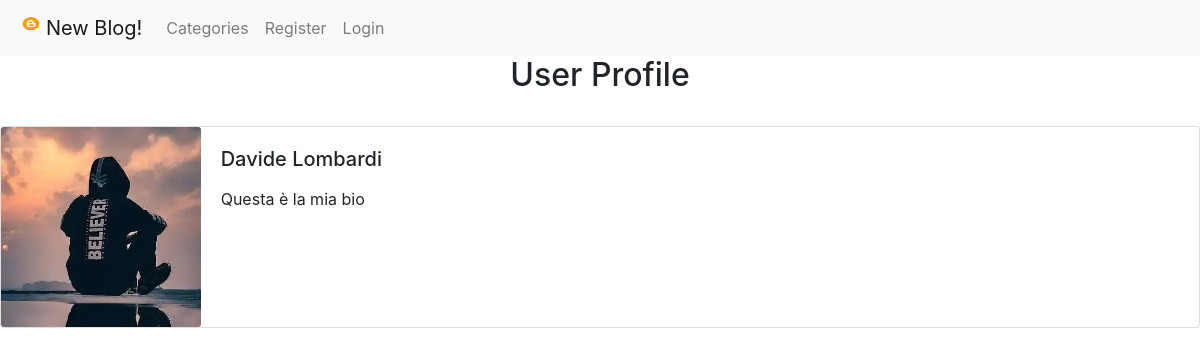
The page /1/profile/ on the database its author committed.
### blog/models.py (models this page shows, shortened)
class Profile(models.Model):
    user = models.OneToOneField(User, null='True', on_delete=models.CASCADE)
    bio = models.TextField()
    profile_pic = models.ImageField(blank=True, null=True, upload_to="images/profile/")
    instagram = models.CharField(max_length=200, blank=True, null=True)
    facebook = models.CharField(max_length=200, blank=True, null=True)
    twitter = models.CharField(max_length=200, blank=True, null=True)

### account/views.py (the view)
# urls.py: path('<int:pk>/profile/', ShowProfilePage.as_view(), name = 'profile_page'),
class ShowProfilePage(DetailView):
    model = Profile
    template_name = 'registration/user_profile.html'
    def get_context_data(self, *args, **kwargs):
        context = super(ShowProfilePage, self).get_context_data(*args, **kwargs)
        page_user = get_object_or_404(Profile, id=self.kwargs['pk'])
        context["page_user"] = page_user
        return context

### account/templates/registration/user_profile.html (shortened to what this page needs)
{% extends 'base.html' %}
{% load static %}
{% block content %}
<h2 align = "center">User Profile</h2>
<br>
<div class="card mb-3">
  <div class="row no-gutters">
    <div class="col-md-2">
        {% if page_user.profile_pic %}
            <img src="{{ page_user.profile_pic.url }}" class="card-img" alt="Image">
        {% else %}
            <img src="{% static 'blog/images/default_pic.jpg' %}" class="card-img" alt="Image">
        {% endif %}
    </div>
    <div class="col-md-10">
      <div class="card-body">
        <h5 class="card-title">{{ page_user.user.first_name }} {{ page_user.user.last_name }}</h5>
        <p class="card-text">{{ page_user.bio }}</p>
      </div>
    </div>
  </div>
</div>
{% endblock content %}

### rows shown on the page
Profile: profile_pic (picture), user.first_name "Davide", user.last_name "Lombardi", bio "Questa è la mia bio"
